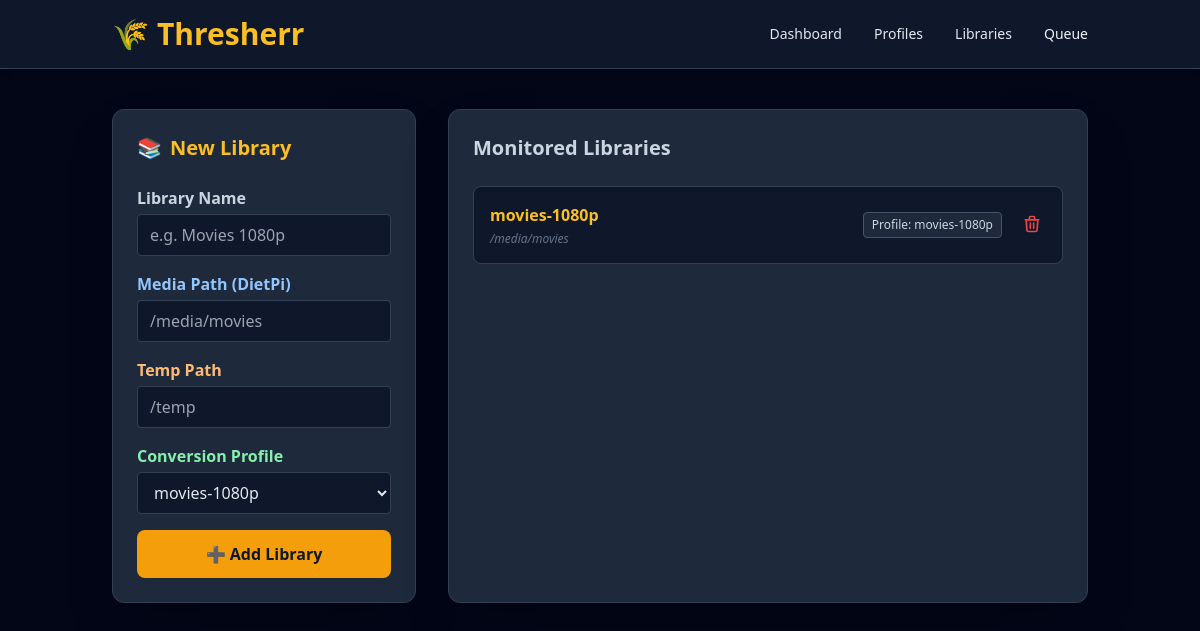
Page /libraries on the earlier database version.
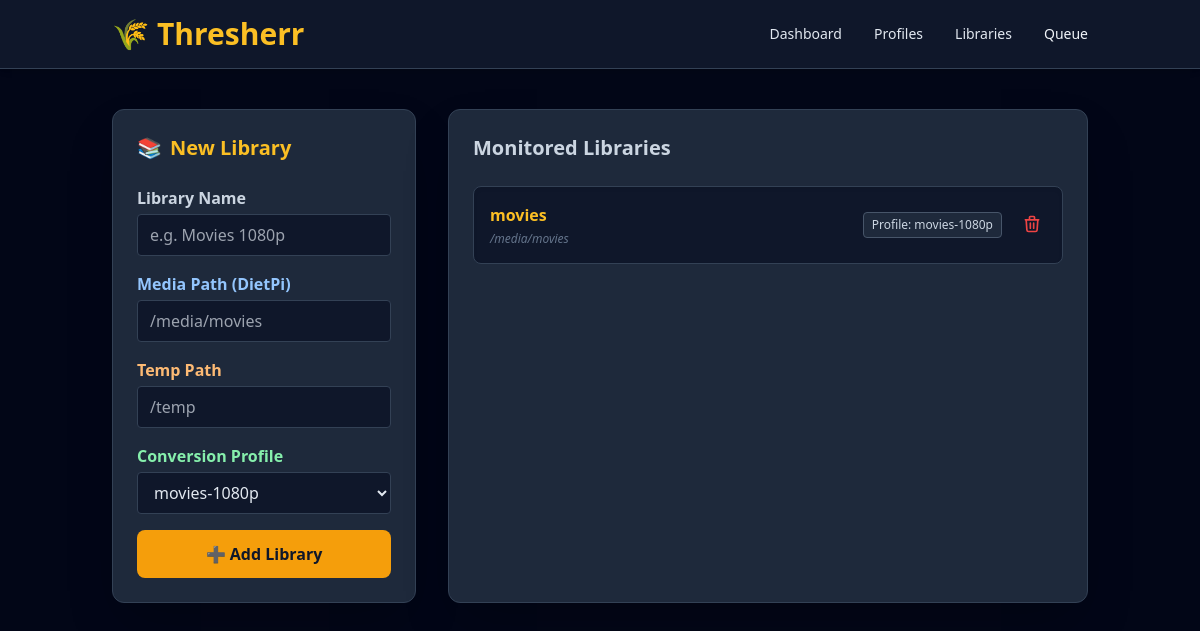
Same page on the later database version.
### models.py (models this page shows)
class Library(Base):
    __tablename__ = "libraries"
    id = Column(Integer, primary_key=True, index=True)
    name = Column(String)
    media_path = Column(String)
    temp_path = Column(String)
    profile_id = Column(Integer, ForeignKey("profiles.id"))
    profile = relationship("Profile", back_populates="libraries")

class Profile(Base):
    __tablename__ = "profiles"
    id = Column(Integer, primary_key=True, index=True)
    name = Column(String)
    video_codec = Column(String)
    container = Column(String)
    video_max_res = Column(Integer)
    video_max_bitrate = Column(Integer)
    audio_codec = Column(String)
    audio_def_language = Column(String, nullable=True)
    audio_languages = Column(String, nullable=True)
    subtitle_codec = Column(String)
    subtitle_def_language = Column(String, nullable=True)
    subtitle_languages = Column(String, nullable=True)
    libraries = relationship("Library", back_populates="profile", cascade="all, delete-orphan")

### main.py (the view)
@app.get("/libraries", response_class=HTMLResponse)
async def get_libraries(request: Request, db: Session = Depends(get_db)):
    libraries = db.query(models.Library).all()
    profiles = db.query(models.Profile).all()
    return templates.TemplateResponse(
        request=request,
        name="libraries.html",
        context={"libraries": libraries, "profiles": profiles}
    )

### templates/libraries.html
{% extends "base.html" %}
{% block content %}
<div class="grid grid-cols-1 lg:grid-cols-3 gap-8">
    <section class="lg:col-span-1 bg-slate-800 p-6 rounded-xl border border-slate-700 shadow-2xl">
        <h2 class="text-xl font-bold mb-6 text-amber-400 flex items-center">
            <span class="mr-2">📚</span> New Library
        </h2>
        <form action="/libraries" method="POST" class="space-y-4">
            <div>
                <label class="block font-semibold mb-1 text-slate-300">Library Name</label>
                <input type="text" name="name" placeholder="e.g. Movies 1080p" required
                       class="w-full bg-slate-900 border border-slate-700 rounded px-3 py-2 text-slate-200 focus:border-amber-500 outline-none">
            </div>
            <div>
                <label class="block font-semibold mb-1 text-blue-300">Media Path (DietPi)</label>
                <input type="text" name="media_path" placeholder="/media/movies" required
                       class="w-full bg-slate-900 border border-slate-700 rounded px-3 py-2 text-slate-200 focus:border-blue-500 outline-none">
            </div>
            <div>
                <label class="block font-semibold mb-1 text-orange-300">Temp Path</label>
                <input type="text" name="temp_path" placeholder="/temp" required
                       class="w-full bg-slate-900 border border-slate-700 rounded px-3 py-2 text-slate-200 focus:border-orange-500 outline-none">
            </div>
            <div>
                <label class="block font-semibold mb-1 text-green-300">Conversion Profile</label>
                <select name="profile_id" required class="w-full bg-slate-900 border border-slate-700 rounded px-3 py-2 text-slate-200 focus:border-green-500 outline-none">
                    {% for profile in profiles %}
                        <option value="{{ profile.id }}">{{ profile.name }}</option>
                    {% endfor %}
                </select>
            </div>
            <button type="submit" class="w-full bg-amber-500 hover:bg-amber-600 text-slate-900 font-bold py-3 rounded-lg mt-4 transition-all transform active:scale-95">
                ➕ Add Library
            </button>
        </form>
    </section>
    <section class="lg:col-span-2 bg-slate-800 p-6 rounded-xl border border-slate-700 shadow-2xl">
        <h2 class="text-xl font-bold mb-6 text-slate-300">Monitored Libraries</h2>
        <div class="space-y-4">
            {% for lib in libraries %}
                <div class="bg-slate-900 p-4 rounded-lg border border-slate-700 flex justify-between items-center shadow-inner">
                    <div>
                        <h3 class="font-bold text-amber-400">{{ lib.name }}</h3>
                        <p class="text-xs text-slate-500 mt-1 italic">{{ lib.media_path }}</p>
                    </div>
                    <div class="flex items-center gap-4">
                        <span class="text-xs bg-slate-800 px-2 py-1 rounded border border-slate-600 text-slate-300">
                            Profile: {{ lib.profile.name }}
                        </span>
                        <form action="/libraries/{{ lib.id }}/delete" method="POST" onsubmit="return confirm('Are you sure you want to delete this library?');">
                            <button type="submit" class="text-red-500 hover:text-red-400 transition-colors p-1" title="Delete Library">
                                <svg xmlns="http://www.w3.org/2000/svg" class="h-5 w-5" fill="none" viewBox="0 0 24 24" stroke="currentColor">
                                    <path stroke-linecap="round" stroke-linejoin="round" stroke-width="2" d="M19 7l-.867 12.142A2 2 0 0116.138 21H7.862a2 2 0 01-1.995-1.858L5 7m5 4v6m4-6v6m1-10V4a1 1 0 00-1-1h-4a1 1 0 00-1 1v3M4 7h16" />
                                </svg>
                            </button>
                        </form>
                    </div>
                </div>
            {% else %}
                <p class="text-slate-500 italic text-center py-10">No libraries added yet.</p>
            {% endfor %}
        </div>
    </section>
</div>
{% endblock %}

### templates/base.html (shortened to what this page needs)
<!DOCTYPE html>
<html lang="en">
<head>
    <script src="https://cdn.tailwindcss.com"></script>
</head>
<body class="bg-slate-950 text-slate-100 min-h-screen font-sans">
    <header class="bg-slate-900 border-b border-slate-700 shadow-md">
        <div class="container mx-auto px-6 py-4 flex items-center justify-between">
            <div class="flex items-center space-x-2">
                <span class="text-3xl">🌾</span>
                <span class="text-3xl font-bold text-amber-400">Thresherr</span>
            </div>
            <nav class="flex items-center space-x-8 text-sm font-medium">
                <a href="/" class="text-slate-200 hover:text-amber-400 transition-colors">Dashboard</a>
                <a href="/profiles" class="text-slate-200 hover:text-amber-400 transition-colors">Profiles</a>
                <a href="/libraries" class="text-slate-200 hover:text-amber-400 transition-colors">Libraries</a>
                <a href="/queue" class="hover:text-amber-400 transition-colors">Queue</a>
            </nav>
        </div>
    </header>
    <main class="container mx-auto px-6 py-10">
        {% block content %}
        {% endblock %}
    </main>
</body>
</html>

Differences in the rows shown:
changed Library "/media/movies": name "movies-1080p" → "movies"
